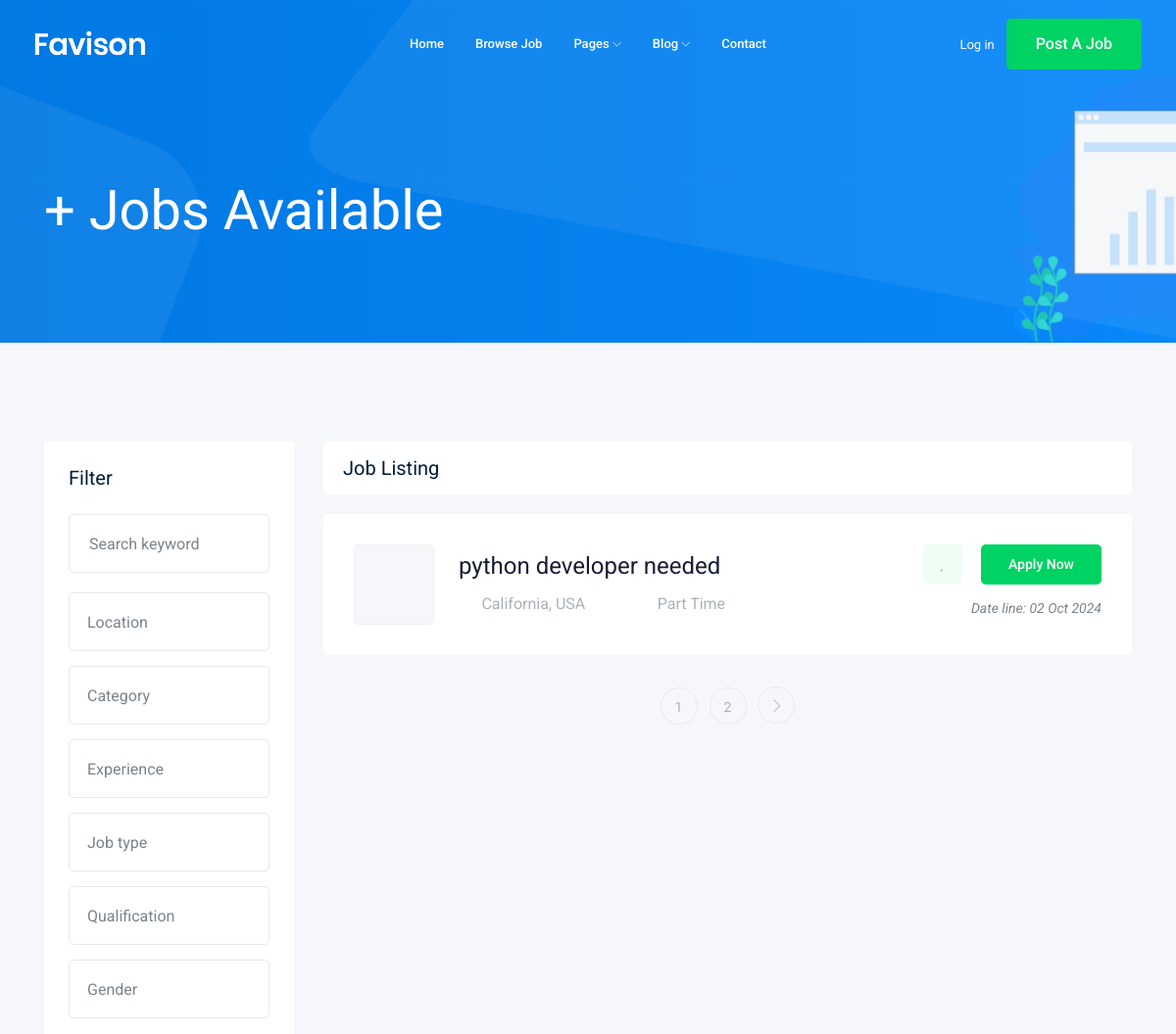
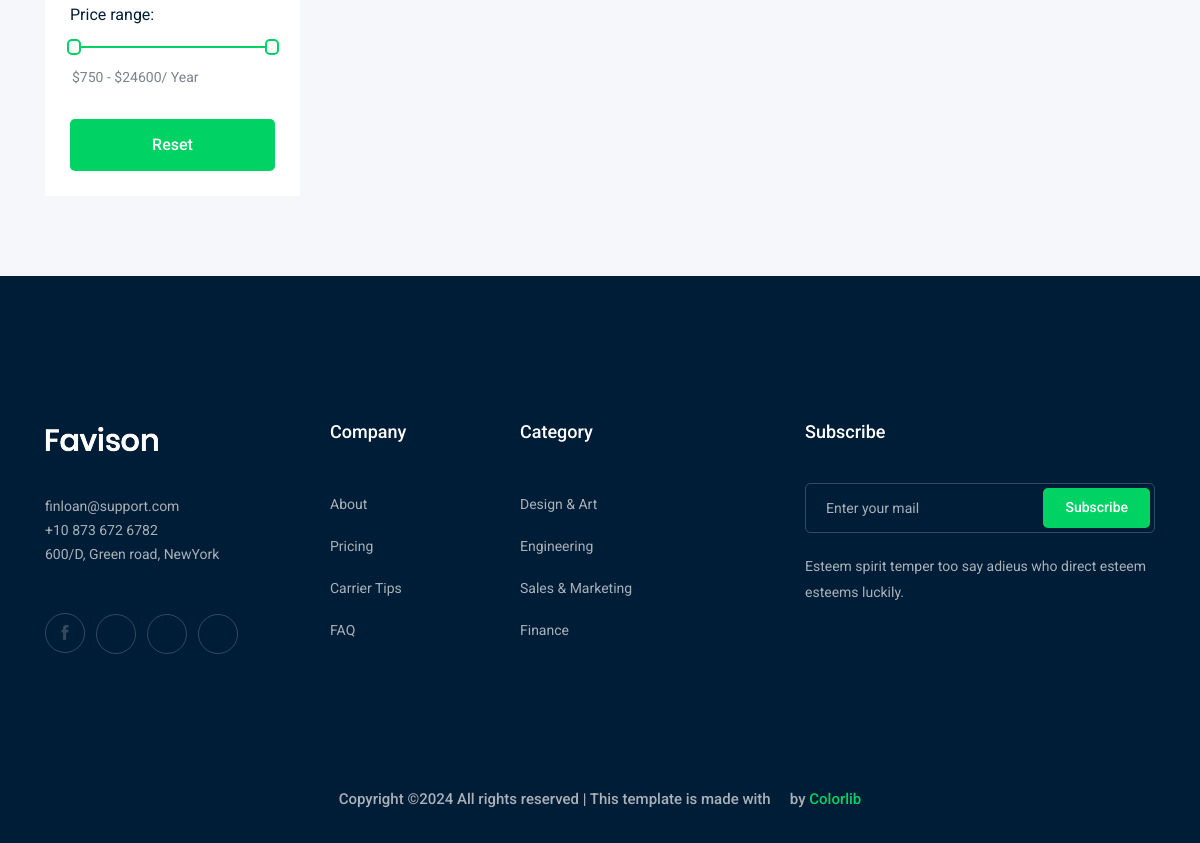
The page /job/ on the database its author committed (2 pictures, top to bottom).
### job/models.py (models this page shows, shortened)
class job(models.Model):
    title=models.CharField(max_length=100)
    slug=models.SlugField(null=True,blank=True)
    job_type=models.CharField(max_length=15, choices=job_type)
    description=models.TextField(max_length=1000)
    published_at=models.DateTimeField(auto_now=True)
    vacancy=models.IntegerField(default=1)
    salary=models.IntegerField(default=0)
    experience=models.IntegerField(default=1)
    category=models.ForeignKey(Category,on_delete=models.CASCADE)
    image=models.ImageField(upload_to=image_upload)
    def __str__(self):
        return self.title

### job/views.py (the view)
# urls.py: path('',views.job_list,name='job_list'),
def job_list(request):
    job_list=job.objects.all()
    paginator=Paginator(job_list,1)
    page_number=request.GET.get('page')
    page_obj= paginator.get_page(page_number)
    cotext={'jobs':page_obj}
    return render(request,"job/job_list.html",cotext)

### job/templates/job/job_list.html (shortened to what this page needs)
{% extends "base.html" %}
{% block body %}
    <div class="bradcam_area bradcam_bg_1">
        <div class="container">
            <div class="row">
                <div class="col-xl-12">
                    <div class="bradcam_text">
                        <h3>{{jobs.count}}+ Jobs Available</h3>
                    </div>
                </div>
            </div>
        </div>
    </div>
    <div class="job_listing_area plus_padding">
        <div class="container">
            <div class="row">
                <div class="col-lg-3">
                    <div class="job_filter white-bg">
                        <div class="form_inner white-bg">
                            <h3>Filter</h3>
                            <form action="#">
                                <div class="row">
                                    <div class="col-lg-12">
                                        <div class="single_field">
                                            <input type="text" placeholder="Search keyword">
                                        </div>
                                    </div>
                                    <div class="col-lg-12">
                                    </div>
                                    <div class="col-lg-12">
                                    </div>
                                    <div class="col-lg-12">
                                    </div>
                                    <div class="col-lg-12">
                                    </div>
                                    <div class="col-lg-12">
                                    </div>
                                    <div class="col-lg-12">
                                    </div>
                                </div>
                            </form>
                        </div>
                        <div class="range_wrap">
                            <label for="amount">Price range:</label>
                            <div id="slider-range"></div>
                            <p>
                                <input type="text" id="amount" readonly style="border:0; color:#7A838B; font-size: 14px; font-weight:400;">
                            </p>
                        </div>
                        <div class="reset_btn">
                            <button  class="boxed-btn3 w-100" type="submit">Reset</button>
                        </div>
                    </div>
                </div>
                <div class="col-lg-9">
                    <div class="recent_joblist_wrap">
                        <div class="recent_joblist white-bg ">
                            <div class="row align-items-center">
                                <div class="col-md-6">
                                    <h4>Job Listing</h4>
                                </div>
                            </div>
                        </div>
                    </div>
                    <div class="job_lists m-0">
                        <div class="row">
                            {% for job in jobs %}
                            <div class="col-lg-12 col-md-12">
                                <div class="single_jobs white-bg d-flex justify-content-between">
                                    <div class="jobs_left d-flex align-items-center">
                                        <div class="thumb">
                                        </div>
                                        <div class="jobs_conetent">
                                            <a href="{% url 'jobs:job_details' job.slug %}"><h4>{{job}}</h4></a>
                                            <div class="links_locat d-flex align-items-center">
                                                <div class="location">
                                                    <p> <i class="fa fa-map-marker"></i> California, USA</p>
                                                </div>
                                                <div class="location">
                                                    <p> <i class="fa fa-clock-o"></i> {{job.job_type}}</p>
                                                </div>
                                            </div>
                                        </div>
                                    </div>
                                    <div class="jobs_right">
                                        <div class="apply_now">
                                            <a class="heart_mark" href="#"> <i class="fa fa-heart"></i> </a>
                                            <a href="{% url 'jobs:job_details' job.slug %}" class="boxed-btn3">Apply Now</a>
                                        </div>
                                        <div class="date">
                                            <p>Date line: {{ job.published_at|date:'d M o' }}</p>
                                        </div>
                                    </div>
                                </div>
                            </div>
                            {% endfor %}
                        </div>
                        <div class="row">
                            <div class="col-lg-12">
                                <div class="pagination_wrap">
                                    <ul>
                                        {% for i in jobs.paginator.page_range %}
                                            <li><a href="?page={{i}}"><span>{{i}}</span></a></li>
                                        {% endfor %}
                                        {% if jobs.has_next %}
                                            <li><a href="?page={{jobs.next_page_number}}"> <i class="ti-angle-right"></i> </a></li>
                                        {% endif %}
                                    </ul>
                                </div>
                            </div>
                        </div>
                    </div>
                </div>
            </div>
        </div>
    </div>
{% endblock body %}

### rows shown on the page
job: title "python developer needed", job_type "Part Time", published_at "02 Oct 2024"

### other values the page prints
{{ i }} "1" "2"
